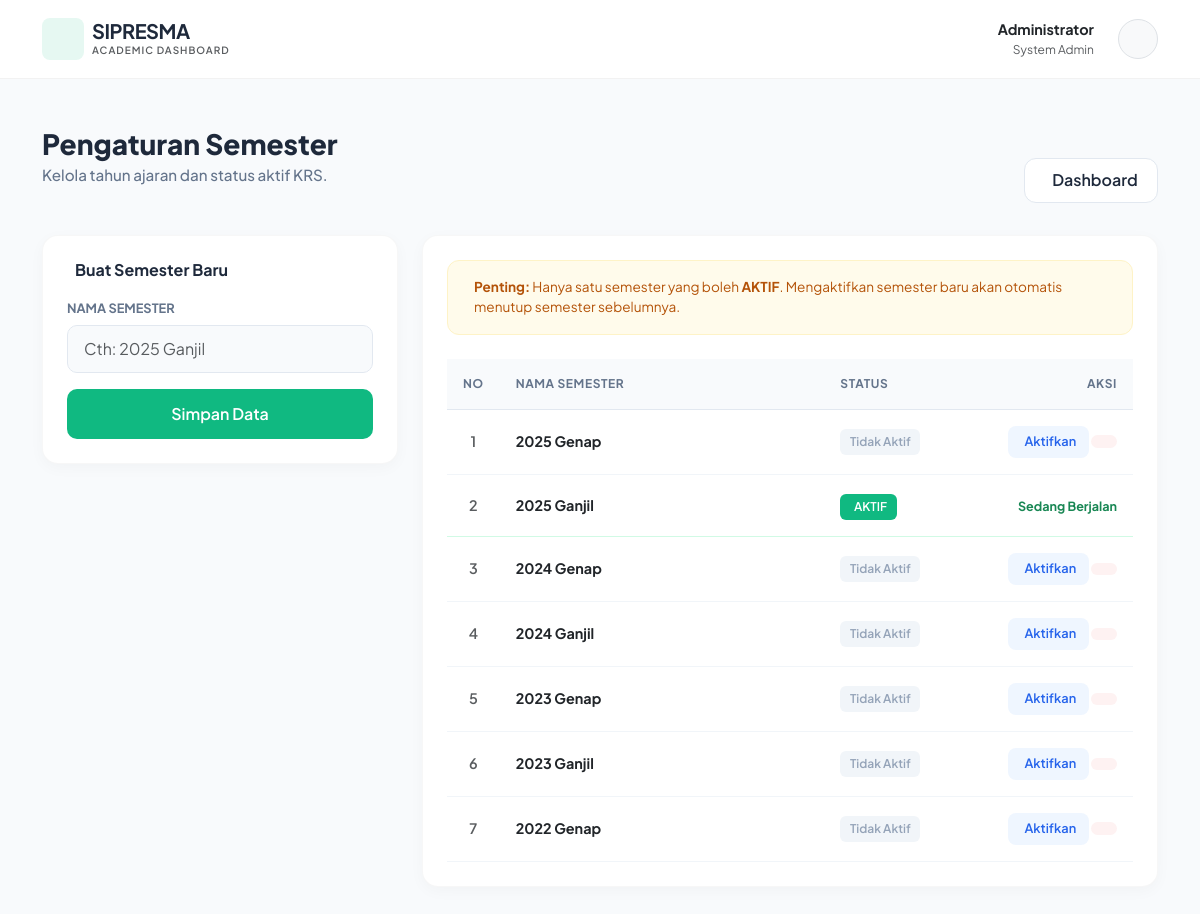
The page /semester/index.php (signed in) on the database its author committed.
### tables this page shows
CREATE TABLE `semester` (
  `id_semester` int(11) NOT NULL,
  `nama_semester` varchar(20) NOT NULL,
  `status` enum('aktif','non-aktif') DEFAULT 'non-aktif'
);

### semester/index.php (the view, shortened to what this page needs)
<?php
include '../config/koneksi.php';
?>
<!DOCTYPE html>
<html lang="id">
<head>
    <link href="https://cdn.jsdelivr.net/npm/bootstrap@5.3.0/dist/css/bootstrap.min.css" rel="stylesheet">
</head>
<body>
    <nav class="navbar navbar-expand-lg navbar-clean mb-5">
        <div class="container">
            <a class="navbar-brand d-flex align-items-center gap-2" href="#">
                <div class="logo-box"><iconify-icon icon="solar:infinity-bold" style="font-size: 1.5rem;"></iconify-icon></div>
                <div><h5 class="fw-bold mb-0 brand-text">SIPRESMA</h5><p class="mb-0 text-muted" style="font-size: 10px; font-weight: 600; letter-spacing: 1px;">ACADEMIC DASHBOARD</p></div>
            </a>
            <div class="d-flex align-items-center gap-4">
                <div class="d-none d-md-block text-end"><p class="mb-0 fw-bold text-dark" style="font-size: 0.9rem;">Administrator</p><p class="mb-0 text-muted" style="font-size: 0.75rem;">System Admin</p></div>
                <div class="bg-light rounded-circle border p-1 d-flex align-items-center justify-content-center" style="width: 40px; height: 40px;">
                </div>
            </div>
        </div>
    </nav>
    <div class="container">
        <div class="page-header">
            <div>
                <h2 class="page-title">Pengaturan Semester</h2>
                <p class="page-subtitle">Kelola tahun ajaran dan status aktif KRS.</p>
            </div>
            <div>
                <a href="../dashboard/index.php" class="btn-clean"><iconify-icon icon="solar:arrow-left-linear"></iconify-icon> Dashboard</a>
            </div>
        </div>
        <div class="row g-4">
            <div class="col-md-4">
                <div class="card-modern sticky-top" style="top: 100px;">
                    <h5 class="card-title-small">
                        <iconify-icon icon="solar:add-folder-bold" class="text-primary"></iconify-icon> Buat Semester Baru
                    </h5>
                    <form action="create.php" method="POST">
                        <div class="mb-3">
                            <label class="form-label">Nama Semester</label>
                            <input type="text" name="nama" class="form-control" placeholder="Cth: 2025 Ganjil" required>
                        </div>
                        <button type="submit" name="simpan" class="btn-emerald">Simpan Data</button>
                    </form>
                </div>
            </div>
            <div class="col-md-8">
                <div class="card-modern">
                    <div class="alert-soft-warning">
                        <div>
                            <strong>Penting:</strong> Hanya satu semester yang boleh <strong>AKTIF</strong>.
                            Mengaktifkan semester baru akan otomatis menutup semester sebelumnya.
                        </div>
                    </div>
                    <div class="table-responsive">
                        <table class="table table-custom mb-0">
                            <thead>
                                <tr>
                                    <th width="5%" class="text-center">No</th>
                                    <th>Nama Semester</th>
                                    <th width="20%">Status</th>
                                    <th width="25%" class="text-end">Aksi</th>
                                </tr>
                            </thead>
                            <tbody>
                                <?php
                                $q = mysqli_query($koneksi, "SELECT * FROM semester ORDER BY nama_semester DESC");
                                $no = 1;
                                while ($row = mysqli_fetch_assoc($q)) {
                                    $status = strtolower($row['status']);
                                    $isActive = ($status == 'aktif');
                                    $rowClass = $isActive ? 'row-active' : '';
                                ?>
                                    <tr class="<?php echo $rowClass; ?>">
                                        <td class="text-center fw-semibold text-muted"><?php echo $no++; ?></td>
                                        <td class="fw-bold text-dark"><?php echo $row['nama_semester']; ?></td>
                                        <td>
                                            <?php if($isActive){ ?>
                                                <span class="badge-pill badge-active"><iconify-icon icon="solar:check-circle-bold"></iconify-icon> AKTIF</span>
                                            <?php } else { ?>
                                                <span class="badge-pill badge-inactive">Tidak Aktif</span>
                                            <?php } ?>
                                        </td>
                                        <td class="text-end">
                                            <?php if(!$isActive) { ?>
                                                <a href="activate.php?id=<?php echo $row['id_semester']; ?>" class="btn-action-soft btn-activate" title="Aktifkan">
                                                    <iconify-icon icon="solar:bolt-bold"></iconify-icon> Aktifkan
                                                </a>
                                                <a href="delete.php?id=<?php echo $row['id_semester']; ?>" class="btn-action-soft btn-delete" onclick="return confirm('Hapus semester ini?')" title="Hapus">
                                                </a>
                                            <?php } else { ?>
                                                <span class="text-success small fw-bold"><iconify-icon icon="solar:clock-circle-bold"></iconify-icon> Sedang Berjalan</span>
                                            <?php } ?>
                                        </td>
                                    </tr>
                                <?php } ?>
                            </tbody>
                        </table>
                    </div>
                </div>
            </div>
        </div>
    </div>
</body>
</html>

### semester/index.php (style rules this page uses)
:root { --primary: #10b981; --bg-body: #f8fafc; --text-main: #1e293b; --text-muted: #64748b; --card-shadow: 0 4px 15px rgba(0,0,0,0.03); }
body { font-family: 'Plus Jakarta Sans', sans-serif; background-color: var(--bg-body); color: var(--text-main); padding-bottom: 3rem; }
.navbar-clean { background: white; border-bottom: 1px solid rgba(0,0,0,0.05); padding: 0.8rem 0; position: sticky; top: 0; z-index: 100; }
.logo-box { background: rgba(16, 185, 129, 0.1); color: #10b981; width: 42px; height: 42px; border-radius: 8px; display: flex; align-items: center; justify-content: center; }
.brand-text { color: var(--text-main); letter-spacing: -0.5px; }
.page-header { margin-top: 2rem; margin-bottom: 2rem; display: flex; justify-content: space-between; align-items: end; }
.page-title { font-size: 1.75rem; font-weight: 800; color: var(--text-main); margin-bottom: 0.25rem; }
.page-subtitle { color: var(--text-muted); font-size: 0.95rem; font-weight: 500; }
.card-modern { background: white; border-radius: 16px; border: 1px solid rgba(0,0,0,0.03); box-shadow: var(--card-shadow); overflow: hidden; padding: 1.5rem; }
.card-title-small { font-size: 1rem; font-weight: 700; margin-bottom: 1rem; color: var(--text-main); display: flex; align-items: center; gap: 8px; }
.form-label { font-weight: 700; font-size: 0.8rem; color: var(--text-muted); margin-bottom: 0.4rem; text-transform: uppercase; }
.form-control { background: #f8fafc; border: 1px solid #e2e8f0; border-radius: 10px; padding: 0.7rem 1rem; color: var(--text-main); }
.table-custom thead th { background-color: #f8fafc; color: var(--text-muted); font-weight: 700; font-size: 0.75rem; text-transform: uppercase; letter-spacing: 0.05em; padding: 1rem; border-bottom: 1px solid #e2e8f0; }
.table-custom tbody td { padding: 1rem; vertical-align: middle; border-bottom: 1px solid #f1f5f9; font-size: 0.9rem; color: var(--text-main); }
.row-active { background-color: #ecfdf5 !important; }
.row-active td { border-bottom: 1px solid #d1fae5 !important; }
.badge-pill { padding: 0.35em 0.8em; border-radius: 6px; font-weight: 600; font-size: 0.75rem; display: inline-flex; align-items: center; gap: 4px; }
.badge-active { background: #10b981; color: white; }
.badge-inactive { background: #f1f5f9; color: #94a3b8; }
.alert-soft-warning { background: #fffbeb; border: 1px solid #fef3c7; color: #b45309; border-radius: 12px; padding: 1rem; font-size: 0.85rem; display: flex; gap: 10px; margin-bottom: 1.5rem; line-height: 1.5; }
.btn-clean { background: white; border: 1px solid #e2e8f0; color: var(--text-main); font-weight: 600; padding: 0.6rem 1.2rem; border-radius: 12px; display: inline-flex; align-items: center; gap: 8px; text-decoration: none; transition: all 0.2s; }
.btn-emerald { background: var(--primary); color: white; border: none; font-weight: 600; padding: 0.8rem; border-radius: 10px; width: 100%; transition: 0.2s; }
.btn-action-soft { padding: 0.4rem 0.8rem; border-radius: 8px; font-weight: 600; font-size: 0.8rem; text-decoration: none; transition: 0.2s; display: inline-flex; align-items: center; gap: 4px; }
.btn-activate { background: #eff6ff; color: #2563eb; }
.btn-delete { background: #fef2f2; color: #ef4444; }

### rows shown on the page
semester: nama_semester "2025 Genap", status "Tidak Aktif"
semester: nama_semester "2025 Ganjil", status "AKTIF"
semester: nama_semester "2024 Genap", status "Tidak Aktif"
semester: nama_semester "2024 Ganjil", status "Tidak Aktif"
semester: nama_semester "2023 Genap", status "Tidak Aktif"
semester: nama_semester "2023 Ganjil", status "Tidak Aktif"
semester: nama_semester "2022 Genap", status "Tidak Aktif"
